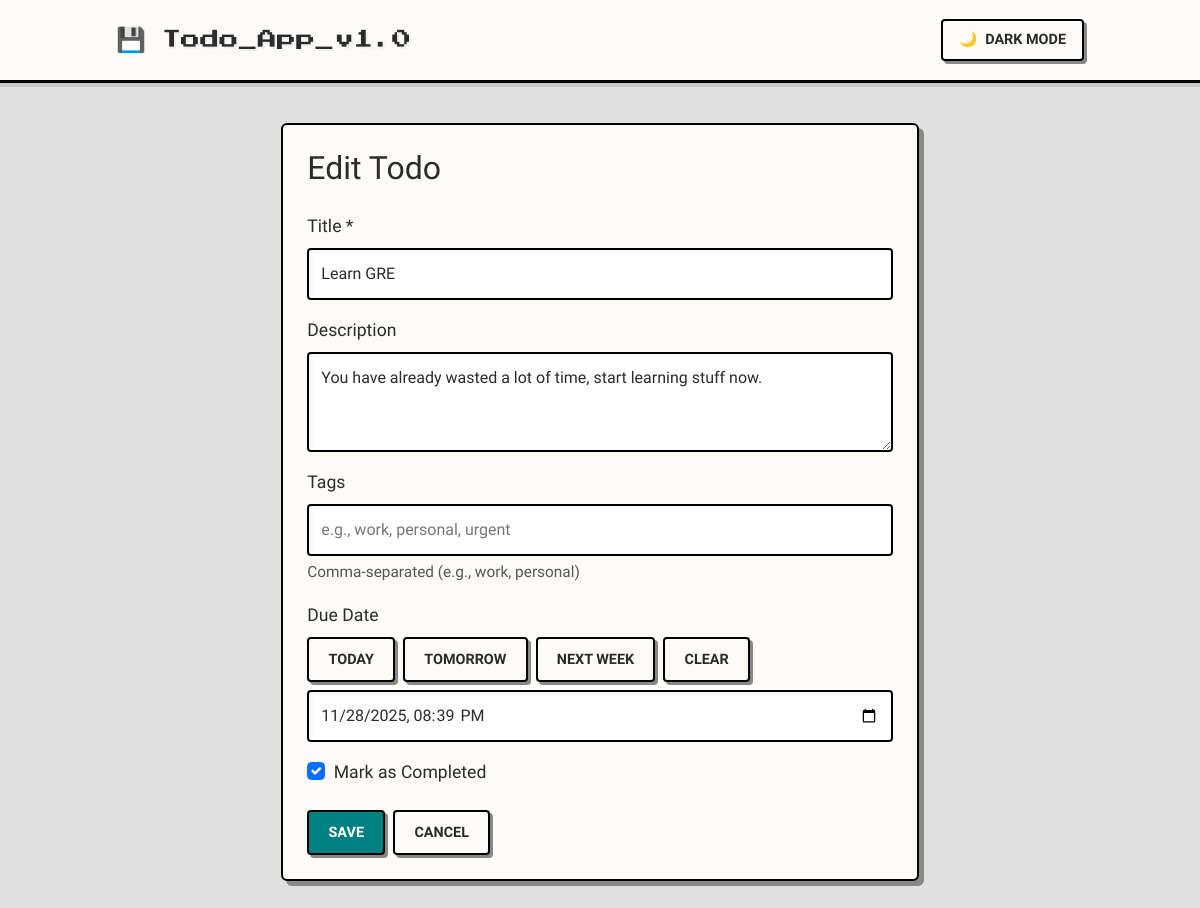
Page /1/update/ on the committed database.
### todo/models.py (models this page shows, shortened)
class Todo(models.Model):
    PRIORITY_CHOICES = [
        ('low', 'Low'),
        ('medium', 'Medium'),
        ('high', 'High'),
        ('critical', 'Critical'),
    ]
    title = models.CharField(max_length=200)
    description = models.TextField(blank=True)
    due_date = models.DateTimeField(null=True, blank=True)
    is_resolved = models.BooleanField(default=False)
    created_at = models.DateTimeField(auto_now_add=True)
    priority = models.CharField(max_length=10, choices=PRIORITY_CHOICES, default='medium')
    tags = models.CharField(max_length=200, blank=True, help_text="Comma-separated tags (e.g., work, personal, urgent)")

### todo/views.py (the view, shortened to what this page needs)
# urls.py: path('<int:pk>/update/', TodoUpdateView.as_view(), name='todo-update'),
class TodoUpdateView(UpdateView):
    model = Todo
    form_class = TodoForm
    template_name = 'todo/todo_form.html'
    success_url = reverse_lazy('todo-list')
    def get_template_names(self):
        if self.request.headers.get('x-requested-with') == 'XMLHttpRequest':
            return ['todo/todo_form_partial.html']
        return [self.template_name]

### todo/forms.py
class TodoForm(forms.ModelForm):
    class Meta:
        model = Todo
        fields = ['title', 'description', 'due_date', 'tags', 'is_resolved']
        widgets = {
            'title': forms.TextInput(attrs={'class': 'form-control', 'placeholder': 'Enter todo title'}),
            'description': forms.Textarea(attrs={'class': 'form-control', 'rows': 3, 'placeholder': 'Enter description'}),
            'due_date': forms.DateTimeInput(attrs={'class': 'form-control', 'type': 'datetime-local'}),
            'tags': forms.TextInput(attrs={'class': 'form-control', 'placeholder': 'e.g., work, personal, urgent'}),
            'is_resolved': forms.CheckboxInput(attrs={'class': 'form-check-input'}),
        }

### todo/templates/todo/todo_form.html (shortened to what this page needs)
{% extends 'todo/base.html' %}
{% block content %}
<div class="row justify-content-center">
    <div class="col-lg-8">
        <div class="card">
            <div class="card-body p-4">
                <h2 class="mb-4">{% if form.instance.pk %}Edit{% else %}Create{% endif %} Todo</h2>
                <form method="post">
                    <div class="mb-3">
                        <label for="{{ form.title.id_for_label }}" class="form-label">Title *</label>
                        {{ form.title }}
                    </div>
                    <div class="mb-3">
                        <label for="{{ form.description.id_for_label }}" class="form-label">Description</label>
                        {{ form.description }}
                    </div>
                    <div class="mb-3">
                        <label for="{{ form.tags.id_for_label }}" class="form-label">Tags</label>
                        {{ form.tags }}
                        <small class="text-muted d-block mt-1">Comma-separated (e.g., work, personal)</small>
                    </div>
                    <div class="mb-3">
                        <label for="{{ form.due_date.id_for_label }}" class="form-label">Due Date</label>
                        <div class="d-flex gap-2 mb-2 flex-wrap">
                            <button type="button" class="btn btn-sm btn-outline-primary"
                                onclick="setQuickDate('today')">Today</button>
                            <button type="button" class="btn btn-sm btn-outline-primary"
                                onclick="setQuickDate('tomorrow')">Tomorrow</button>
                            <button type="button" class="btn btn-sm btn-outline-primary"
                                onclick="setQuickDate('nextWeek')">Next Week</button>
                            <button type="button" class="btn btn-sm btn-outline-secondary"
                                onclick="clearDate()">Clear</button>
                        </div>
                        {{ form.due_date }}
                    </div>
                    <div class="mb-4">
                        <div class="form-check">
                            {{ form.is_resolved }}
                            <label class="form-check-label" for="{{ form.is_resolved.id_for_label }}">
                                Mark as Completed
                            </label>
                        </div>
                    </div>
                    <div class="d-flex gap-2">
                        <button type="submit" class="btn btn-primary">Save</button>
                        <a href="{% url 'todo-list' %}" class="btn btn-outline-secondary">Cancel</a>
                    </div>
                </form>
            </div>
        </div>
    </div>
</div>
{% endblock %}

### todo/templates/todo/base.html (style rules this page uses)
:root[data-theme="light"] { --bg-body: #e0e0e0; --bg-primary: #fdfbf7; --bg-secondary: #ffffff; --bg-tertiary: #eeeeee; --text-primary: #2b2b2b; --text-secondary: #555555; --border-light: #ffffff; --border-dark: #888888; --border-black: #000000; --accent-primary: #008080; --accent-hover: #006666; --priority-critical: #d32f2f; --priority-high: #f57c00; --priority-medium: #fbc02d; --priority-low: #388e3c; }
* { box-sizing: border-box; }
body { font-family: 'Courier Prime', 'Courier New', monospace; font-size: 1.1rem; line-height: 1.6; background-color: var(--bg-body); color: var(--text-primary); min-height: 100vh; padding-bottom: 2rem; transition: background-color 0.3s ease; }
.btn { border-radius: 4px; border: 2px solid var(--border-black); background: var(--bg-primary); color: var(--text-primary); font-family: 'Courier Prime', monospace; font-weight: 700; font-size: 0.9rem; padding: 0.6rem 1.2rem; text-transform: uppercase; box-shadow: 3px 3px 0 var(--border-dark); transition: all 0.1s ease; position: relative; top: 0; left: 0; }
.btn-primary { background: var(--accent-primary); color: #ffffff; border-color: var(--border-black); }
.card, .content-card, .calendar-container, .modal-content { background: var(--bg-primary); border: 2px solid var(--border-black); border-radius: 6px; box-shadow: 5px 5px 0 var(--border-dark); color: var(--text-primary); margin-bottom: 1.5rem; }
.form-control, .form-select { border: 2px solid var(--border-black); border-radius: 4px; background: var(--bg-secondary); color: var(--text-primary); font-family: 'Courier Prime', monospace; padding: 0.75rem; box-shadow: inset 2px 2px 5px rgba(0,0,0,0.05); }
.form-control::placeholder { color: var(--text-secondary); opacity: 0.8; }
a { text-decoration: none; color: inherit; }
.text-muted { color: var(--text-secondary) !important; }

### rows in the picture
Todo: title "Learn GRE", description "You have already wasted a lot of time, start learning stuff now.", due_date "11/28/2025 20:39", is_resolved "☑"
